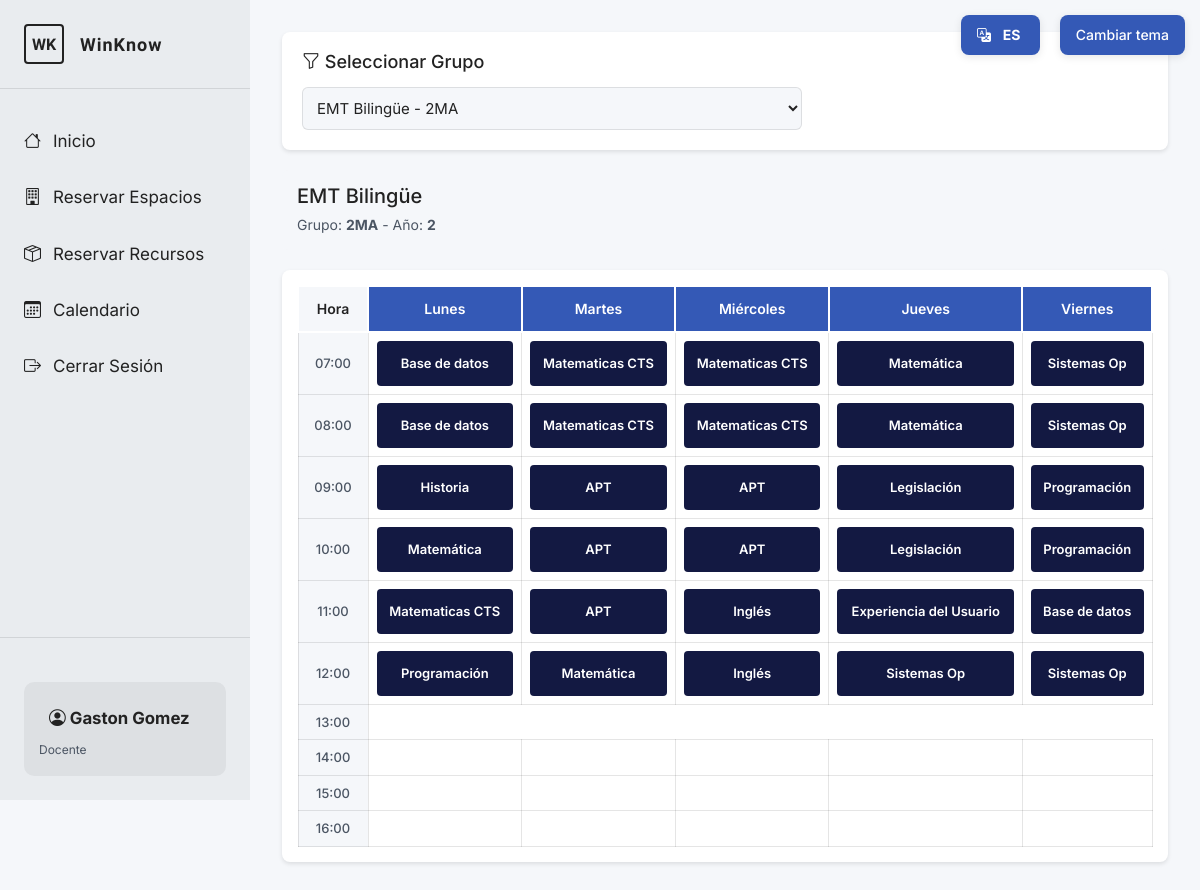
/calendario_main.php (signed in), run on the app's committed database.
### tables this page shows
CREATE TABLE `grupo` (
  `IdGrupo` int(11) NOT NULL,
  `nombreGrupo` varchar(50) NOT NULL,
  `IdCurso` int(11) NOT NULL,
  `anio` int(11) DEFAULT NULL
);

CREATE TABLE `cursos` (
  `IdCurso` int(11) NOT NULL,
  `Cedula` int(11) NOT NULL,
  `Recursos_Pedidos` varchar(100) DEFAULT NULL,
  `Nombre` varchar(50) DEFAULT NULL
);

CREATE TABLE `horario` (
  `ID_horario` int(11) NOT NULL,
  `IdGrupo` int(11) NOT NULL,
  `IdAsignatura` int(11) NOT NULL,
  `Cedula` int(11) NOT NULL,
  `DiaSemana` varchar(20) NOT NULL,
  `HoraInicio` int(11) NOT NULL,
  `HoraFin` int(11) NOT NULL
);

CREATE TABLE `asignatura` (
  `IdAsignatura` int(11) NOT NULL,
  `nombreAsignatura` varchar(50) DEFAULT NULL
);

### front/calendario_html.php (the view, shortened to what this page needs)
<body>
<main class="principal">
    <div class="contenido">
        <section class="selector-grupo">
            <h2><i class="bi bi-funnel"></i> Seleccionar Grupo</h2>
            <form method="GET" action="calendario.php" class="form-selector">
                <select name="grupo" onchange="this.form.submit()" required>
                    <?php
                    if ($resultGrupos && $resultGrupos->num_rows > 0):
                        $resultGrupos->data_seek(0);
                        while ($grupo = $resultGrupos->fetch_assoc()):
                    ?>
                        <option value="<?= $grupo['IdGrupo']; ?>"
                                <?= ($grupoSeleccionado == $grupo['IdGrupo']) ? 'selected' : ''; ?>>
                            <?= htmlspecialchars($grupo['nombre_curso']); ?> -
                        </option>
                    <?php
                        endwhile;
                    endif;
                    ?>
                </select>
            </form>
        </section>
        <?php if ($infoGrupo): ?>
            <div class="info-grupo">
                <div>
                    <h3><?= htmlspecialchars($infoGrupo['nombre_curso']); ?></h3>
                    <div class="detalles-grupo">
                        Grupo: <strong><?= htmlspecialchars($infoGrupo['nombreGrupo']); ?></strong>
                        <?php if ($infoGrupo['anio']): ?>
                            - Año: <strong><?= $infoGrupo['anio']; ?></strong>
                        <?php endif; ?>
                    </div>
                </div>
            </div>
            <section class="calendario-semanal">
                <table class="tabla-horario">
                    <thead>
                        <tr>
                            <th class="hora-header">Hora</th>
                            <?php foreach ($diasSemana as $dia): ?>
                                <th><?= $dia; ?></th>
                            <?php endforeach; ?>
                        </tr>
                    </thead>
                    <tbody>
                        <?php
                        $horasUsadas = [];
                        foreach ($diasSemana as $dia) {
                            foreach ($horariosSemana[$dia] as $hora => $clase) {
                                if ($clase !== null || $hora == 13) {
                                    $horasUsadas[$hora] = true;
                                }
                            }
                        }
                        ksort($horasUsadas);
                        $horasUsadas = array_keys($horasUsadas);
                        $horaMin = !empty($horasUsadas) ? min($horasUsadas) : 7;
                        $horaMax = !empty($horasUsadas) ? max($horasUsadas) : 16;
                        if ($horaMax < 16) $horaMax = 16;
                        $horasUsadas = range($horaMin, $horaMax);
                        $colorIndex = 0;
                        $coloresAsignatura = array();
                        foreach ($horasUsadas as $hora):
                        ?>
                            <tr>
                                <td class="hora-label"><?= sprintf('%02d:00', $hora); ?></td>
                                <?php foreach ($diasSemana as $dia): ?>
                                    <?php
                                    if ($hora == 13):
                                    ?>
                                    <?php
                                    else:
                                        $clase = $horariosSemana[$dia][$hora];
                                        if ($clase !== null):
                                            if (!isset($coloresAsignatura[$clase['asignatura']])) {
                                                $coloresAsignatura[$clase['asignatura']] = obtenerColorAsignatura($colorIndex++);
                                            }
                                            $color = $coloresAsignatura[$clase['asignatura']];
                                    ?>
                                        <td>
                                            <div class="clase-bloque" style="background: <?= $color; ?>">
                                                <div class="clase-nombre">
                                                    <?= htmlspecialchars($clase['asignatura']); ?>
                                                </div>
                                            </div>
                                        </td>
                                    <?php
                                        else:
                                    ?>
                                        <td class="celda-vacia"></td>
                                    <?php
                                        endif;
                                    endif;
                                    ?>
                                <?php endforeach; ?>
                            </tr>
                        <?php endforeach; ?>
                    </tbody>
                </table>
            </section>
        <?php endif; ?>
    </div>
</main>
</body>
</html>

### calendario_main.php (shortened to what this page needs)
<?php
$mysqli = conectarDB();
$queryGrupos = "SELECT g.IdGrupo, g.nombreGrupo, c.Nombre as nombre_curso, g.anio
    FROM grupo g
    INNER JOIN cursos c ON g.IdCurso = c.IdCurso
    ORDER BY c.Nombre, g.nombreGrupo";
$resultGrupos = $mysqli->query($queryGrupos);
$grupoSeleccionado = isset($_GET['grupo']) ? intval($_GET['grupo']) : null;
if ($grupoSeleccionado === null && $resultGrupos->num_rows > 0) {
    $resultGrupos->data_seek(0);
    $primerGrupo = $resultGrupos->fetch_assoc();
    $grupoSeleccionado = $primerGrupo['IdGrupo'];
    $resultGrupos->data_seek(0);
}
$infoGrupo = null;
if ($grupoSeleccionado) {
    $queryInfo = "SELECT g.IdGrupo, g.nombreGrupo, g.anio, c.Nombre as nombre_curso
        FROM grupo g
        INNER JOIN cursos c ON g.IdCurso = c.IdCurso
        WHERE g.IdGrupo = ?";
    $stmtInfo = $mysqli->prepare($queryInfo);
    $stmtInfo->bind_param("i", $grupoSeleccionado);
    $stmtInfo->execute();
    $resultInfo = $stmtInfo->get_result();
    $infoGrupo = $resultInfo->fetch_assoc();
}
$horariosSemana = array();
$diasSemana = ['Lunes', 'Martes', 'Miércoles', 'Jueves', 'Viernes'];
$horasDisponibles = range(7, 22);
foreach ($diasSemana as $dia) {
    $horariosSemana[$dia] = array();
    foreach ($horasDisponibles as $hora) {
        $horariosSemana[$dia][$hora] = null;
    }
}
if ($grupoSeleccionado) {
    $queryHorarios = "SELECT h.DiaSemana, h.HoraInicio, h.HoraFin, a.nombreAsignatura
        FROM horario h
        INNER JOIN asignatura a ON h.IdAsignatura = a.IdAsignatura
        WHERE h.IdGrupo = ?
        ORDER BY h.DiaSemana, h.HoraInicio";
    $stmtHorarios = $mysqli->prepare($queryHorarios);
    $stmtHorarios->bind_param("i", $grupoSeleccionado);
    $stmtHorarios->execute();
    $resultHorarios = $stmtHorarios->get_result();
    while ($horario = $resultHorarios->fetch_assoc()) {
        $dia = $horario['DiaSemana'];
        $horaInicio = intval($horario['HoraInicio']);
        $horariosSemana[$dia][$horaInicio] = array(
            'asignatura' => $horario['nombreAsignatura'],
            'horaFin' => intval($horario['HoraFin'])
        );
    }
}
function obtenerColorAsignatura($index) {
    $colores = [
        '#131942ff'
    ];
    return $colores[$index % count($colores)];
}
if ($_SESSION['tipo'] === 'admin') {
    include '../front/navadm.php';
} elseif ($_SESSION['tipo'] === 'docente') {
    include '../front/navdoc.php';
} else {
    include '../front/navest.php';
}
include '../front/calendario_html.php';
?>

### front/navDOC.php (shortened to what this page needs)
<body>
<aside class="barra-lateral">
    <div class="logo">
        <div class="icono-logo">WK</div>
        <span>WinKnow</span>
    </div>
    <nav class="navegacion">
        <ul>
            <a href="inicioDoc.php"><li><i class="bi bi-house"></i> <span data-lang="nav_inicio">Inicio</span></li></a>
            <a href="docente_reservas.php"><li><i class="bi bi-building"></i><span data-lang="nav_reservas_espacios">Reservar Espacios</span></li></a>
            <a href="docente_reservas_recursos.php"><li><i class="bi bi-box-seam"></i><span data-lang="nav_reservas_recursos">Reservar Recursos</span></li></a>
            <a href="calendario.php"><li><i class="bi bi-calendar3"></i> <span data-lang="nav_calendario">Calendario</span></li></a>
            <a href="../login_reg/logout.php" id="logout-link"><li><i class="bi bi-box-arrow-right"></i> <span data-lang="nav_logout">Cerrar Sesión</span></li></a>
        </ul>
    </nav>
    <div class="usuario">
        <div class="info-usuario">
            <div class="nombre-usuario">
                <i class="bi bi-person-circle"></i>
                <?php
                    if (isset($_SESSION['nombre']) && !empty($_SESSION['nombre'])) {
                        echo htmlspecialchars($_SESSION['nombre']);
                    } else {
                        echo '<span class="usuario-blanco" data-lang="default_user">Usuario</span>';
                    }
                ?>
            </div>
            <div class="rol-usuario">
                <span data-lang="role_teacher">Docente</span>
            </div>
        </div>
    </div>
</aside>

### data on the page
grupo: IdCurso.Nombre "EMT Bilingüe", nombreGrupo "2MA", anio "2"
horario: IdAsignatura.nombreAsignatura "Base de datos"
horario: IdAsignatura.nombreAsignatura "Matemática"
horario: IdAsignatura.nombreAsignatura "Sistemas Op"
horario: IdAsignatura.nombreAsignatura "Historia"
horario: IdAsignatura.nombreAsignatura "Matemática"
horario: IdAsignatura.nombreAsignatura "Legislación"
horario: IdAsignatura.nombreAsignatura "Programación"
horario: IdAsignatura.nombreAsignatura "Matematicas CTS"
horario: IdAsignatura.nombreAsignatura "APT"
horario: IdAsignatura.nombreAsignatura "Experiencia del Usuario"
horario: IdAsignatura.nombreAsignatura "Base de datos"
horario: IdAsignatura.nombreAsignatura "Programación"
horario: IdAsignatura.nombreAsignatura "Matemática"
horario: IdAsignatura.nombreAsignatura "Inglés"

### other printed values
$_SESSION['nombre'] "Gaston Gomez"
$dia "Lunes"
$dia "Martes"
$dia "Miércoles"
$dia "Jueves"
$dia "Viernes"
$hora "07"
$clase['asignatura'] "Base de datos"
$clase['asignatura'] "Matematicas CTS"
$clase['asignatura'] "Matemática"
$clase['asignatura'] "Sistemas Op"
$hora "08"
$hora "09"
$clase['asignatura'] "APT"
$clase['asignatura'] "Legislación"
